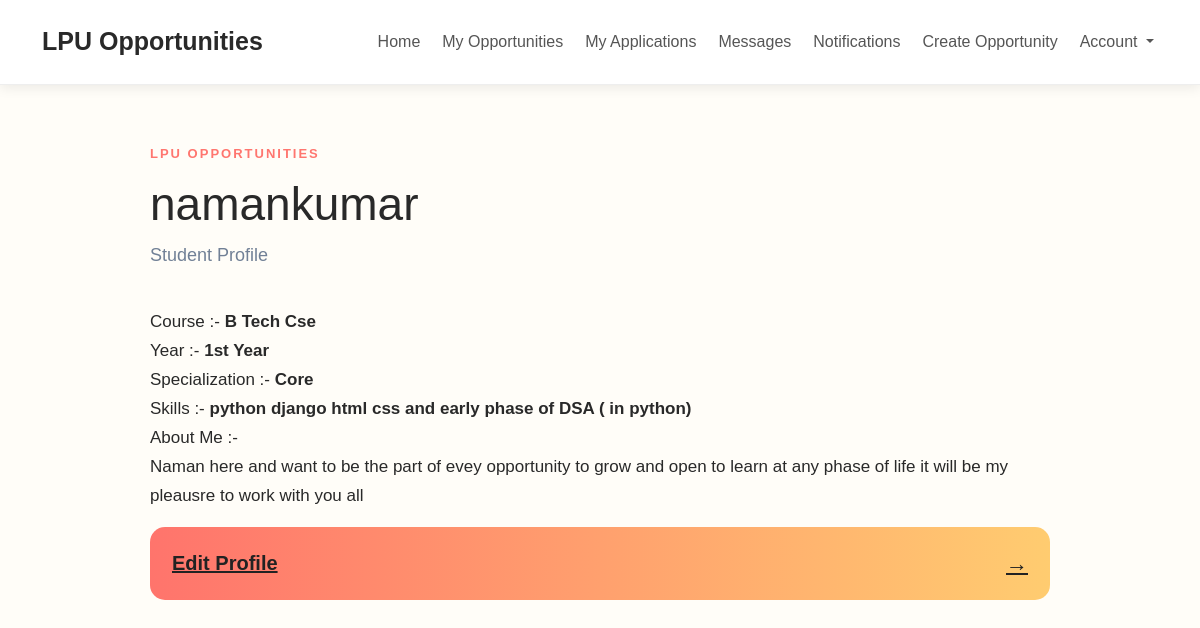
/profile/ (signed in), run on the app's committed database.
### home/models.py (models this page shows, shortened)
class Profile(models.Model):
    user = models.OneToOneField(User, on_delete=models.CASCADE)
    student_id = models.CharField(
        max_length=30,
        unique=True,
        null=True,
        blank=True
    )
    phone_number = models.CharField(
        max_length=15,
        unique=True,
        null=True,
        blank=True
    )
    email = models.EmailField(
        unique=True,
        null=True,
        blank=True
    )
    email_verified = models.BooleanField(default=False)
    notifications_enabled = models.BooleanField(default=True)
    email_otp = models.CharField(
        max_length=6,
        blank=True,
        null=True
    )
    otp_created_at = models.DateTimeField(
        blank=True,
        null=True
    )
    otp_attempts = models.IntegerField(default=0)
    course = models.CharField(
    max_length=100,
    blank=True
    )
    year = models.CharField(
    max_length=30,
    blank=True
    )
    specialization = models.CharField(
    max_length=100,
    blank=True
    )
    skills = models.CharField(
    max_length=300,
    blank=True
    )
    bio = models.TextField(blank=True)

### home/views.py (the view)
# urls.py: path("profile/", views.profile, name="profile"),
@login_required
def profile(request):
    profile = Profile.objects.get(user=request.user)
    return render(request, "profile.html", {
        "profile": profile
    })

### templates/profile.html (shortened to what this page needs)
{% extends "base.html" %}
{% block content %}
<div class="profile-page">
    <div class="profile-card">
        <p class="small-heading">LPU OPPORTUNITIES</p>
        <h1>{{ profile.user.username }}</h1>
        <p class="login-subtitle">
            Student Profile
        </p>
        <div class="profile-info">
            <div class="profile-item">
                <span>Course :- </span>
                <strong>{{ profile.course|default:"Not added yet" }}</strong>
            </div>
            <div class="profile-item">
                <span>Year :- </span>
                <strong>{{ profile.year|default:"Not added yet" }}</strong>
            </div>
            <div class="profile-item">
                <span>Specialization :- </span>
                <strong>{{ profile.specialization|default:"Not added yet" }}</strong>
            </div>
            <div class="profile-item">
                <span>Skills :- </span>
                <strong>{{ profile.skills|default:"Not added yet" }}</strong>
            </div>
            <div class="profile-item bio-item">
                <span>About Me :- </span>
                <p>
                    {{ profile.bio|default:"No bio added yet." }}
                </p>
            </div>
        </div>
        <a href="{% url 'edit_profile' %}" class="login-button profile-edit-button">
            <span>Edit Profile</span>
            <span>→</span>
        </a>
    </div>
</div>
{% endblock %}

### static/style.css (style rules this page uses)
body { background: #fffdf8; color: #292929; font-family: Arial, sans-serif; margin: 0; }
h1, h2, h3 { color: #292929; }
.small-heading { color: #ff766f; font-size: 13px; font-weight: 700; letter-spacing: 2px; margin-bottom: 8px; }
.login-subtitle { color: #777777; font-size: 16px; margin-bottom: 30px; }
.login-button { width: 100%; display: flex; align-items: center; justify-content: space-between; padding: 14px 18px; border: none; border-radius: 11px; background: linear-gradient( 135deg, #ff7770, #ffcb72 ); color: #292929; font-size: 17px; font-weight: 600; cursor: pointer; transition: 0.2s ease; }
.login-button span:last-child { font-size: 22px; }
.profile-page { max-width: 900px; margin: 0 auto; }
.profile-card { padding: 10px 0; }
.profile-card h1 { font-size: 46px; font-weight: 400; margin: 12px 0 8px; color: #292929; }
.profile-card .login-subtitle { color: #718096; font-size: 18px; margin-bottom: 38px; }
.profile-card { color: #292929; font-size: 17px; line-height: 1.7; }
.profile-page .login-button { display: flex; align-items: center; justify-content: space-between; width: 100%; margin-top: 8px; padding: 18px 22px; border: none; border-radius: 15px; background: linear-gradient( 90deg, #ff746c, #ffcc70 ); color: #222; font-size: 20px; font-weight: 600; cursor: pointer; transition: 0.2s ease; }

### data on the page
Profile: user.username "namankumar", course "B Tech Cse", year "1st Year", specialization "Core", skills "python django html css and early phase of DSA ( in python)", bio "Naman here and want to be the part of evey opportunity to grow and open to learn at any phase of life it will be my pleausre to work with you all"
